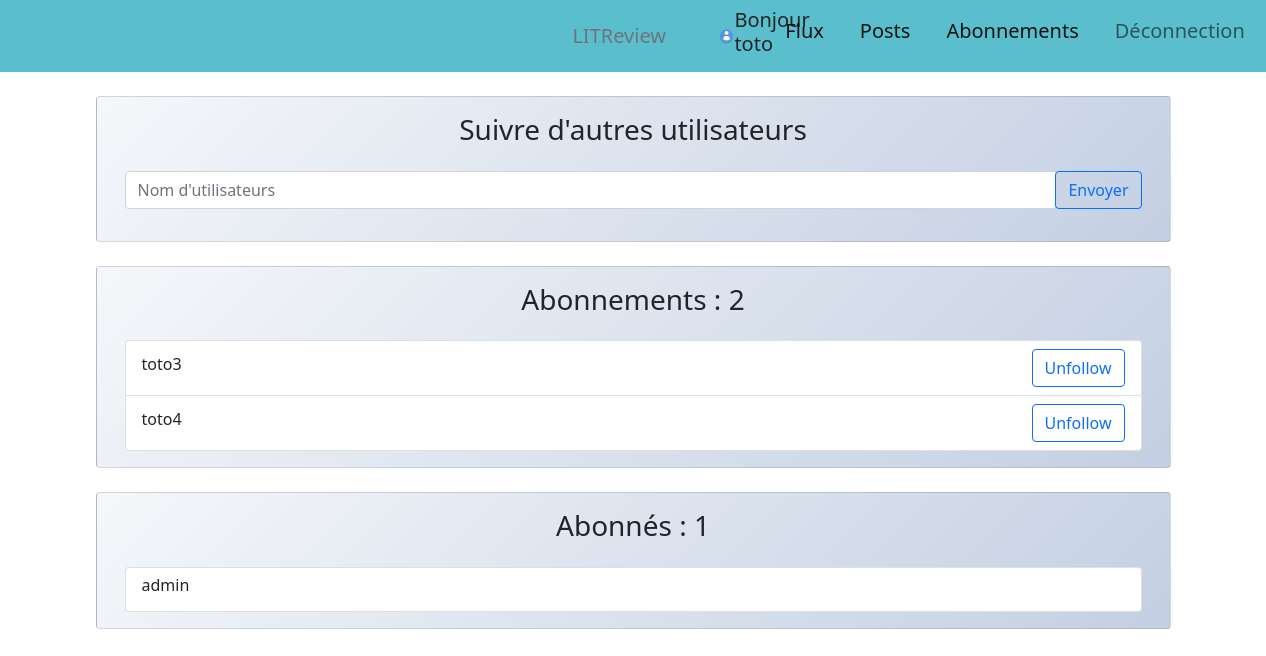
/abonnements/ (signed in), run on the app's committed database.
### authentication/models.py (models this page shows, shortened)
class Profile(models.Model):
    user = models.OneToOneField(User, on_delete=models.CASCADE)
    image = models.ImageField(default='img_default.png', upload_to='profile_img')
    def followings(self):
        user_ids = Relationship.objects.filter(from_user=self.user)\
                                                .values_list('to_user_id', flat=True)
        return User.objects.filter(id__in=user_ids)
    def followers(self):
        user_ids = Relationship.objects.filter(to_user=self.user)\
                                                .values_list('from_user_id', flat=True)
        return User.objects.filter(id__in=user_ids)

class Relationship(models.Model):
    from_user = models.ForeignKey(User, related_name='relationships', on_delete=models.CASCADE)
    to_user = models.ForeignKey(User, related_name='related_to', on_delete=models.CASCADE)
    class Meta:
        indexes = [models.Index(fields=['from_user', 'to_user',]),]

### authentication/views.py (the view)
# urls.py: path('abonnements/', authentication.views.follow, name='abonnements'),
def follow(request):
    current_user = request.user
    user_serch = request.GET.get("serch")
    if user_serch:
        to_user = User.objects.get(username=user_serch)
        to_user_id = to_user
        rel = Relationship(from_user=current_user, to_user=to_user_id)
        rel.save()
    user_follows = Relationship.objects.filter(from_user=request.user).order_by('to_user')
    followed_by = Relationship.objects.filter(to_user=request.user).order_by('from_user')
    context = {
        'user_follows': user_follows,
        'followed_by': followed_by,
    }
    return render(request, 'authentication/follow_users_form.html', context)

### templates/authentication/follow_users_form.html (shortened to what this page needs)
{% extends 'base.html' %}
{% block content %}
<div class="row justify-content-around mt-4">
    <div class="col-10 card text-center mb-4">
        <div class="card-body">
          <h3 class="card-title mb-4">Suivre d'autres utilisateurs</h3>
          <form method="get">
            <div class="input-group mb-3">
                <input type="text" class="form-control" placeholder="Nom d'utilisateurs" aria-label="Recipient's username" aria-describedby="basic-addon2" name="serch">
                <div class="input-group-append">
                    <button type="submit" class="btn btn-outline-primary">Envoyer</button>
                </div>
            </div>
            </form>
        </div>
    </div>
    <div class="col-10 card text-center mb-4">
        <div class="card-body">
            <h3 class="card-title mb-4">Abonnements : {{ user.profile.followings.count }}</h3>
            <ul class="list-group">
                {% for follow in user_follows %}
                <li class="list-group-item d-flex justify-content-between align-items-center">
                    <h6>{{ follow.to_user.username }}</h6>
                <a href="{% url 'confirm-unsub' follow.id %}" class="btn btn-outline-primary">Unfollow</a>
                {% endfor %}
            </ul>
        </div>
    </div>
    <div class="col-10 card text-center">
        <div class="card-body">
            <h3 class="card-title mb-4">Abonnés : {{ user.profile.followers.count }}</h3>
            <ul class="list-group">
                {% for follow in followed_by %}
                <li class="list-group-item d-flex justify-content-between align-items-center">
                    <h6>{{ follow.from_user.username }}</h6>
                {% endfor %}
            </ul>
        </div>
    </div>
  </div>
{% endblock content %}

### templates/base.html (shortened to what this page needs)
{% load static %}
<!doctype html>
<html lang="fr">
  <head>
    <link rel="stylesheet" href="{% static 'style.css' %}">
    <link href="https://cdn.jsdelivr.net/npm/bootstrap@5.1.3/dist/css/bootstrap.min.css" rel="stylesheet">
  </head>
  <body>
    <nav class="navbar navbar-expand-lg navbar-light">
      <div class="container-fluid" style="margin-left:43%">
        <a class="nav-link disabled">LITReview</a>
        {% if request.user.is_authenticated %}
        <div class="collapse navbar-collapse justify-content-end" id="navbarNav">
          <ul class="navbar-nav">
            <li>
              <div class="d-inline-flex align-items-center" style="margin-left:23%">
                <img src="{{ user.profile.image.url }}" alt="" style="max-width:20%">
                <h5>Bonjour {{ user.username }}</h5>
              </div>
            </li>
            <li class="nav-item">
              <a class="nav-link active" aria-current="page" href="{% url 'flux' %}">Flux</a>
            </li>
            <li class="nav-item">
              <a class="nav-link active" aria-current="page" href="{% url 'my-posts' %}">Posts</a>
            </li>
            <li class="nav-item">
              <a class="nav-link active" aria-current="page" href="{% url 'abonnements' %}">Abonnements</a>
            </li>
            <li class="nav-item">
              <a class="nav-link" href="{% url 'logout' %}">Déconnection</a>
            </li>
          </ul>
        </div>
        {% endif %}
      </div>
    </nav>
      {% block content %}{% endblock content %}
  </body>
</html>

### static/style.css (style rules this page uses)
body { background: yellowgreen; }
.nav-link { margin-right: 20px; font-size: 16px; font-size: 20px; font-family: revert; }
.navbar { background-color: #17a3b8b4; }
.card { background-image: linear-gradient(135deg, #f5f7fa 0%, #c3cfe2 100%); }

### data on the page
Relationship: to_user.username "toto3"
Relationship: to_user.username "toto4"
Relationship: from_user.username "admin"

### other printed values
{{ user.username }} "toto"
{{ user.profile.followings.count }} "2"
{{ user.profile.followers.count }} "1"
